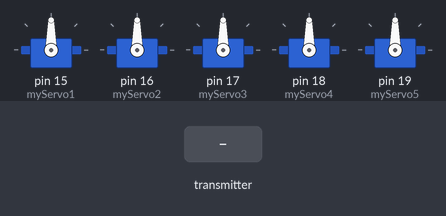
Recording of a sketch running on a simulated Arduino Uno, built with avr-gcc and run on an emulated ATmega328P. On the bench: 5 × servo. The test bench sets the inputs (shaded band). No radio packets arrive unless stated.

Above: at 1.2 s.
1.3 s: the transmitter starts sending msg.0 = 0
At 2.3 s:
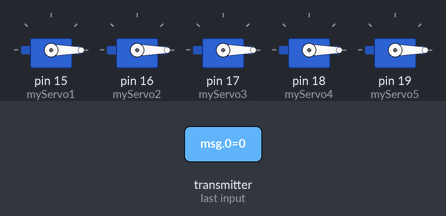
2.8 s: the transmitter starts sending msg.1 = 1
At 3.4 s:
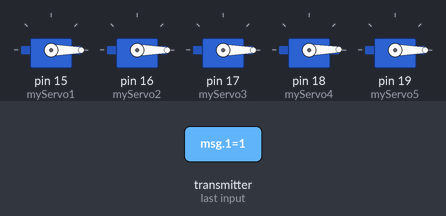
4.3 s: the transmitter starts sending msg.2 = 1
At 4.6 s:
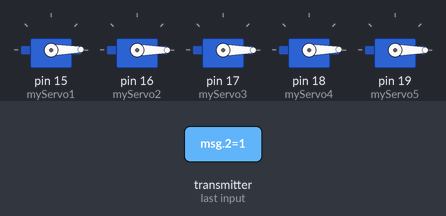
5.8 s: the transmitter starts sending msg.3 = 1
At 6.9 s:
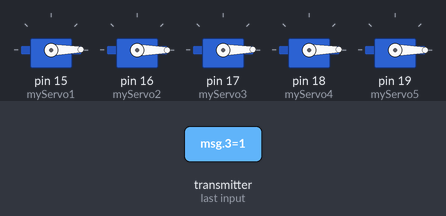
7.3 s: the transmitter starts sending msg.4 = 1
At 8.1 s:
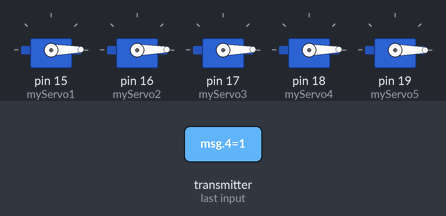
8.8 s: the transmitter starts sending msg.0 = 1
At 9.3 s:
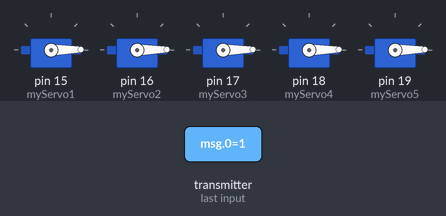
Timing chart, 0 to 11.3 s (numbered marks = the images above; inputs shaded):
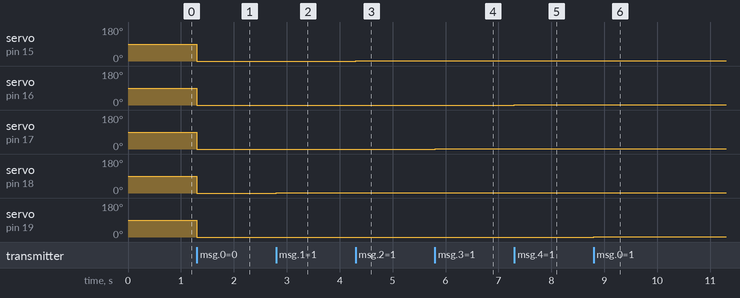

The sketch:

Receiver_Source_Code.ino
```cpp
//Receiver Code (Hand) - Mert Arduino and Tech

#include <Servo.h>    //the library which helps us to control the servo motor
#include <SPI.h>      //the communication interface with the modem
#include "RF24.h"     //the library which helps us to control the radio modem

//define the servo name
Servo myServo1;
Servo myServo3;
Servo myServo4;
Servo myServo2;
Servo myServo5;

RF24 radio(9,10);     /*This object represents a modem connected to the Arduino.
                      Arguments 9 and 10 are a digital pin numbers to which signals
                      CE and CSN are connected.*/

const uint64_t pipe = 0xE8E8F0F0E1LL; //the address of the modem,that will receive data from the Arduino.

int msg[5];

void setup(){

  //define the servo input pins
  myServo1.attach(15); //A1
  myServo2.attach(16); //A2
  myServo3.attach(17); //A3
  myServo4.attach(18); //A4
  myServo5.attach(19); //A5

  radio.begin();                    //it activates the modem.
  radio.openReadingPipe(1, pipe);   //determines the address of our modem which receive data.
  radio.startListening();           //enable receiving data via modem
  }


void loop(){
  if(radio.available()){
    bool done = false;
    while (!done){
    done = radio.read(msg, sizeof(msg));

    myServo1.write(msg[2]); //A1
    myServo2.write(msg[4]); //A2
    myServo3.write(msg[3]); //A3
    myServo4.write(msg[1]); //A4
    myServo5.write(msg[0]); //A5
    }
  }
}
```

ans.c
```cpp
#include <stdio.h>
// Function to apply the operation cumulatively to the array
int arrFunction(int *arr, int size, int (*operation)(int, int)) {
    int result = arr[0];  // Initialize result with the first element

    for(int i = 1; i < size; i++) {
        result = operation(result, *(arr + i)); // // this *(arr + i) access the element and move to the next element in array using pointer arithmetic as you said me :)
    }

    return result;
}
// as you said me to write single like function declaration like this :)

// This function returns the sum of two integers
int sum(int a, int b) { return a + b; }

// This function returns the product of two integers.
int multiply(int a, int b) { return a * b; }

// This function returns the difference between two integers like (a - b).
int subtract(int a, int b) { return a - b; }

int main() {
    int arr[] = {1, 2, 3, 4, 5};
    int size = sizeof(arr) / sizeof(arr[0]); // calculates the size of array


    // In this Chunk of code The function pointer pass a specific operation like (sum, multiply, subtract)
    int sumResult = arrFunction(arr, size, sum);
    int productResult = arrFunction(arr, size, multiply);
    int subtractResult = arrFunction(arr, size, subtract);


    // Here We print the Final Answer as you said
    printf("Sum is: %d\n", sumResult);
    printf("Product is: %d\n", productResult);
    printf("Subtraction is: %d\n", subtractResult);

    return 0;
}
```

Measured:
- after the input at 1.3 s, servo on pin 15 (myServo1), servo on pin 16 (myServo2), servo on pin 17 (myServo3), servo on pin 18 (myServo4), servo on pin 19 (myServo5): 90° → 0° at once
- after the input at 2.8 s, servo on pin 18 (myServo4): 0° → 1° at once
- after the input at 4.3 s, servo on pin 15 (myServo1): 0° → 1° at once
- after the input at 5.8 s, servo on pin 17 (myServo3): 0° → 1° at once
- after the input at 7.3 s, servo on pin 16 (myServo2): 0° → 1° at once
- after the input at 8.8 s, servo on pin 19 (myServo5): 0° → 1° at once
